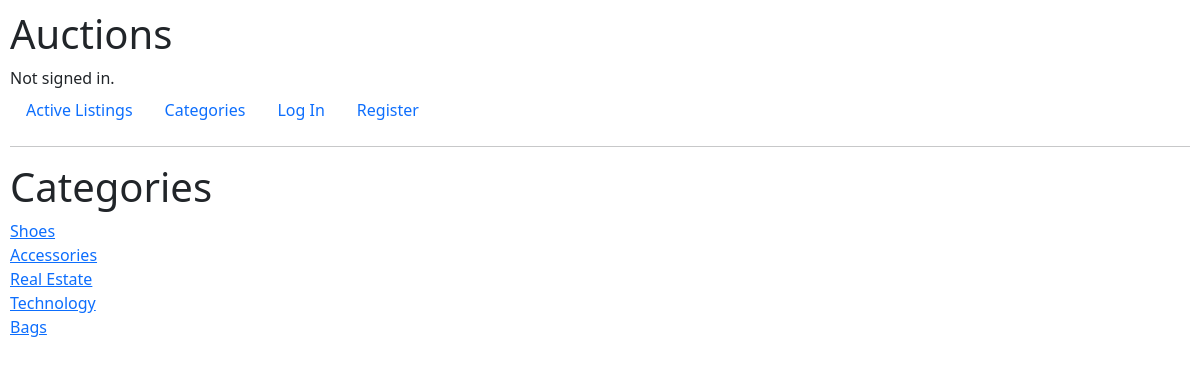
The page /categories on the database its author committed.
### auctions/models.py (models this page shows)
class Category(models.Model):
    Cat_name = models.CharField(max_length=50)
    def __str__(self):
        return f"{self.Cat_name}"

### auctions/views.py (the view)
# urls.py: path("categories", views.categ, name="categories"),
def categ(request):
    return render(request, 'auctions/categories.html',{
        'category': Category.objects.all()
    })

### auctions/templates/auctions/categories.html
{% extends "auctions/layout.html" %} {% block body %}
<h1>Categories</h1>
{% for cat in category %}
<a href="{% url 'specific' cat.id %}">{{cat}}</a>
<br />
{% endfor %} {% endblock %}

### auctions/static/auctions/styles.css (style rules this page uses)
body { padding: 10px; }

### rows shown on the page
Category: Cat_name "Shoes"
Category: Cat_name "Accessories"
Category: Cat_name "Real Estate"
Category: Cat_name "Technology"
Category: Cat_name "Bags"
